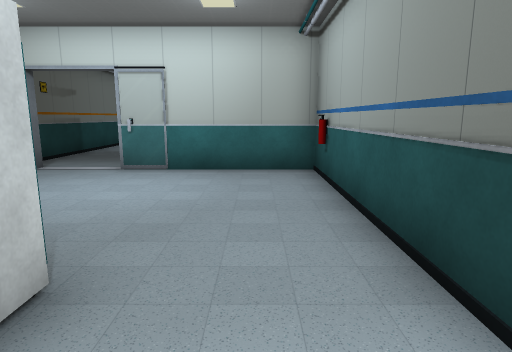
view 1 (above)

18 first-person views from a walk through a Unity game level. The camera is 1.3 m above the floor, tilts 10° down and sees 75° across. The floor is counted in squares, 1 m on a side. Each view is taken from the middle of a square. On the plan, view 1 faces up. The plan holds only what a view shows up to about 14 squares ahead; the rest is blank. The place goes on beyond the plan. The player character is not drawn. Door leaves are left out, so doorways stand open.

view 2
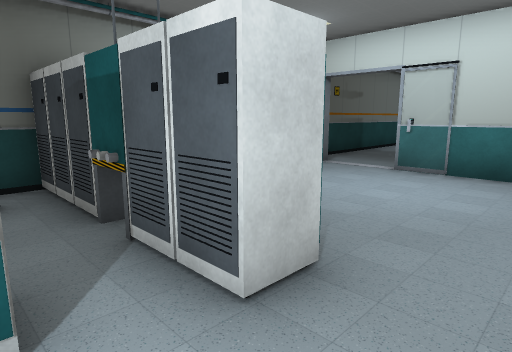

view 3
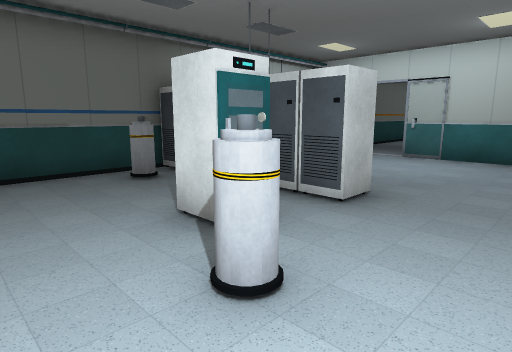

view 4
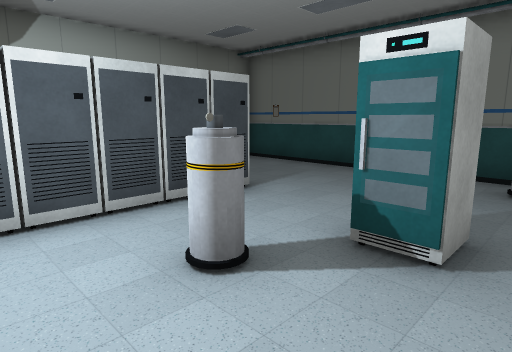

view 5
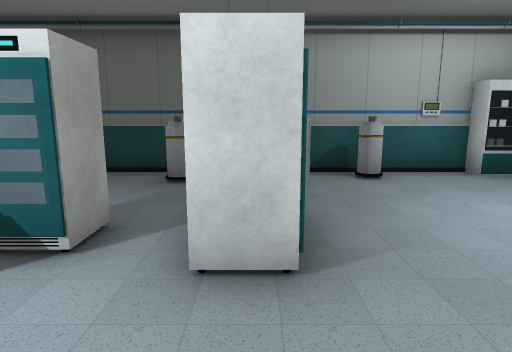

view 6
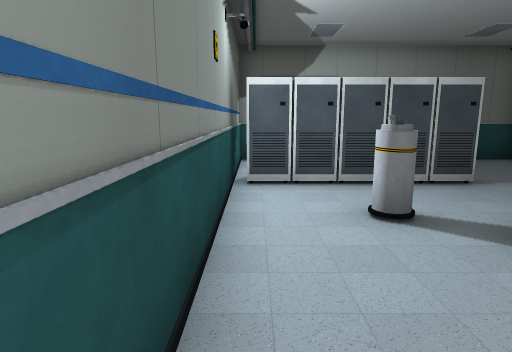

view 7
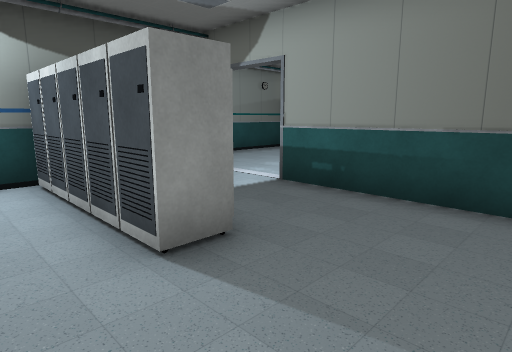

view 8
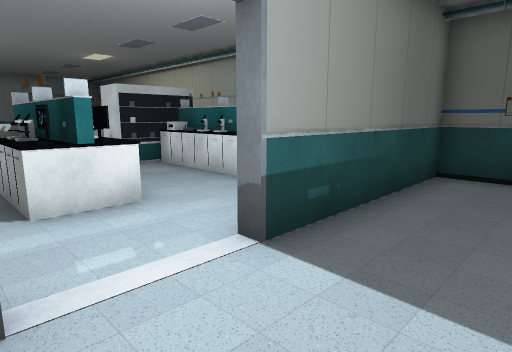

view 9
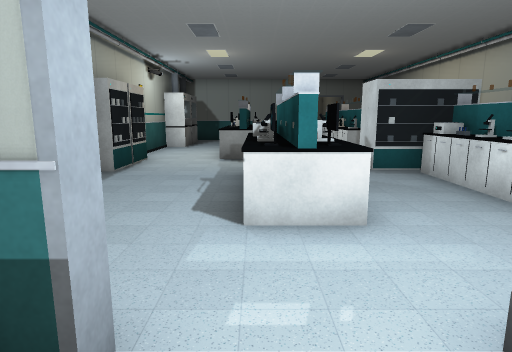

view 10
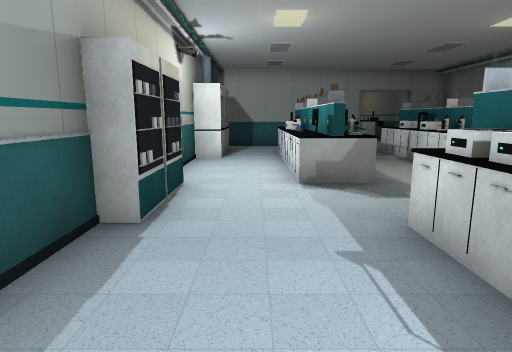

view 11
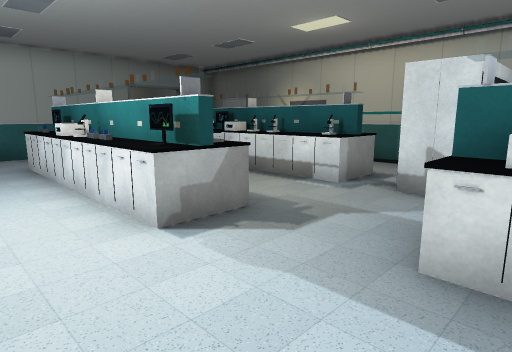

view 12
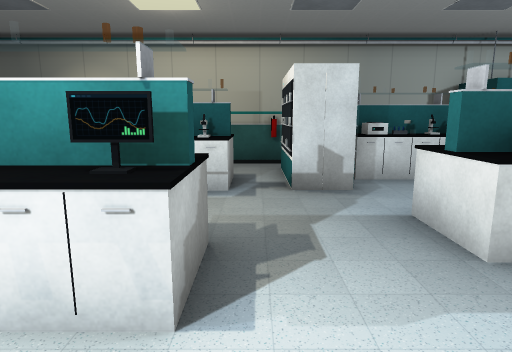

view 13
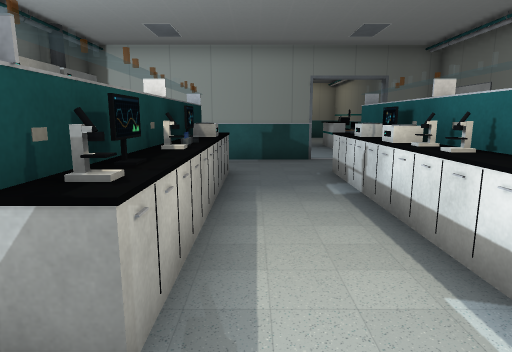

view 14
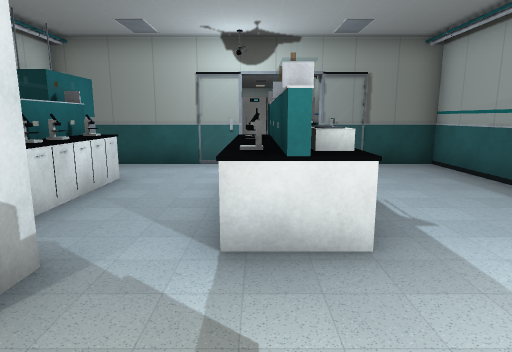

view 15
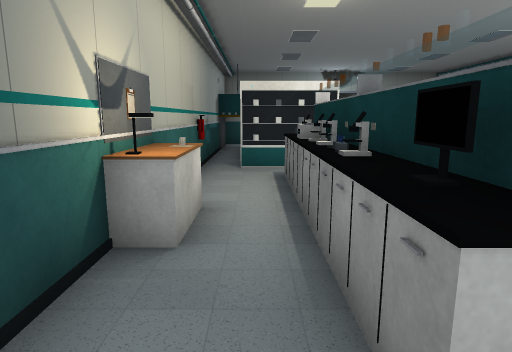

view 16
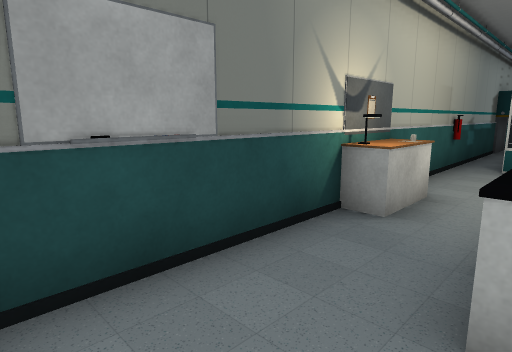

view 17
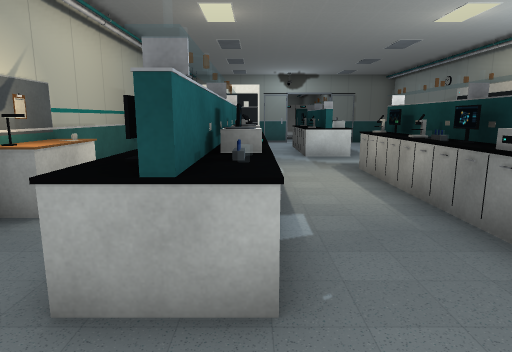

view 18
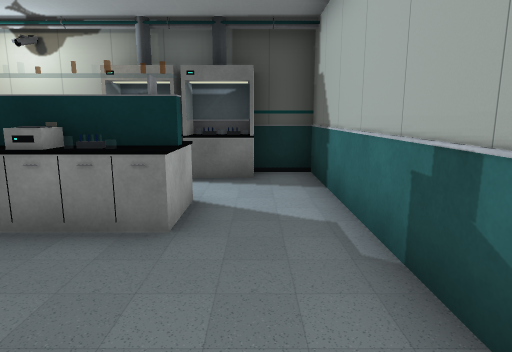

### Floor plan
Key: @ floor where view 1 was taken; # wall or solid block; . floor; = window, fence, low wall or low ledge; ^ raised ledge; O other object.
Columns run from 7 left of view 1 to 4 right of it. Each row starts with its distance up from view 1.
  9  =..=#####
  8 O........#
  7 O.......O#
  6 O........#
  5 #O.......#
  4 #........#
  3 #........#
  2 OOOOOO...#
  1 #........#
  0 #O..OO.@.#
 -1 #.....O..#
 -2 #........#
 -3 #........#
 -4 #...OOOOO#
 -5 #........#
 -6 #........#
 -7 #####=..=###
 -8 #..........#
 -9 #OO........#
-10 #OOO..OO...#
-11 #.OO..OO...#
-12 #.OO..OO...#
-13 #.OO..OO...#
-14 #.OOO.OO...#
-15 #OOOO......O
-16 #..........O
-17 #..OO..OO..
-18 #..OO..O^..#
-19 #O.OO..OO..#
-20 #O.OO..OO..#
-21 #O.OO..O^.O#
-22 #..OO..^OOOO
-23 #..^^..^^.OO
-24 #.........O#
-25 #  ..#######

Where each view was taken, in squares from view 1:
view 1: 0 up, 0 right, facing up
view 2: 0 up, 0 right, facing up-left
view 3: 3 down, 1 right, facing up-left
view 4: 1 up, 1 right, facing down-left
view 5: 2 up, 1 right, facing left
view 6: 3 up, 1 right, facing down
view 7: 2 down, 6 left, facing down-right
view 8: 5 down, 1 right, facing down-left
view 9: 6 down, 0 right, facing down
view 10: 10 down, 2 right, facing down
view 11: 13 down, 3 right, facing down-left
view 12: 16 down, 3 right, facing left
view 13: 15 down, 1 left, facing down
view 14: 17 down, 1 left, facing up
view 15: 24 down, 5 left, facing up
view 16: 25 down, 4 left, facing up-left
view 17: 25 down, 3 left, facing up
view 18: 24 down, 4 left, facing right
